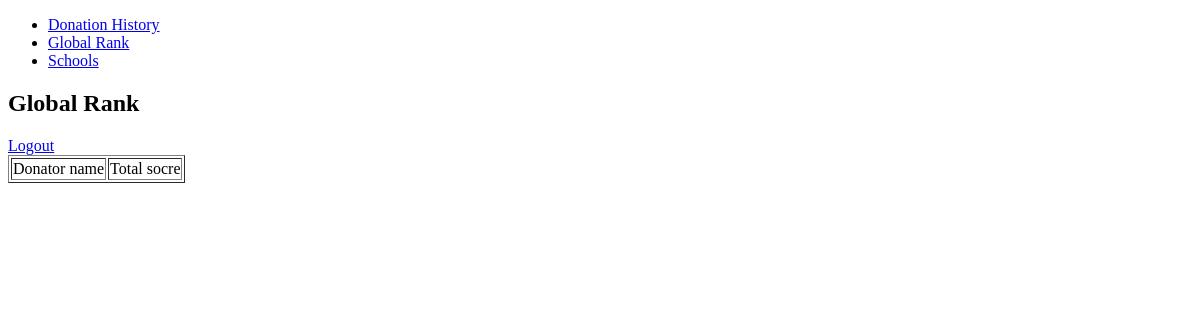
Before: /rank (signed in) with the older database file.
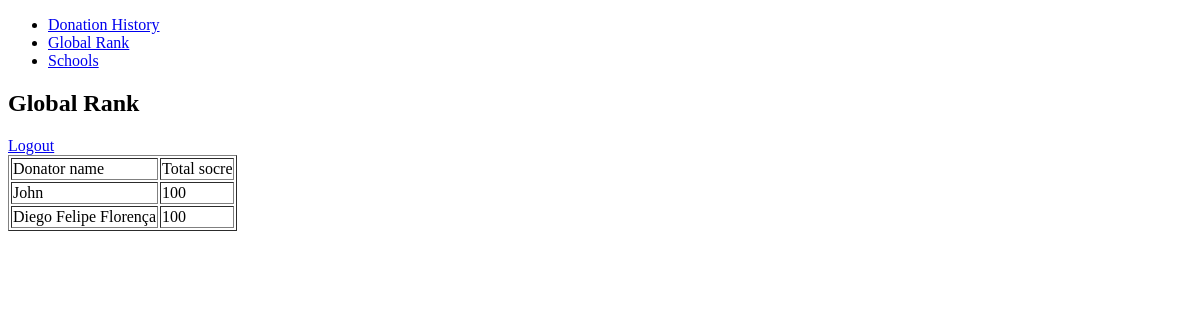
After: the same page with the newer database file.
### tables this page shows
CREATE TABLE 'users' ( 'id' INTEGER PRIMARY KEY, 'name' VARCHAR(255), 'email' VARCHAR(255), 'password' VARCHAR(255), 'photo' VARCHAR(255) );

### app.py (the view)
@app.route('/rank')
def rank():
    if 'userId' in session:
        con = sql.connect(DATABASE)
        con.row_factory = sql.Row
        cursor = con.cursor()
        cursor.execute(
            "SELECT users.name, SUM(donations.amount * items.scores) AS score FROM donations INNER JOIN items ON items.id = donations.item_id INNER JOIN users ON users.id = donations.user_id WHERE donations.received=1 GROUP BY user_id ORDER BY SUM(donations.amount * items.scores) DESC")
        rank = cursor.fetchall()
        return render_template('rank.html', rank=rank)

### templates/rank.html
{% extends "layout.html" %} {% block headerLinks %}
<li><a href="/user_page">Donation History</a></li>
<li><a href="/rank">Global Rank</a></li>
<li><a href="/schools">Schools</a></li>
{% endblock %} {% block content %}
<h2>Global Rank</h2>
<a href="/logout">Logout</a>
<table border="1">
  <thead>
    <td>Donator name</td>
    <td>Total socre</td>
  </thead>
  {% for r in rank %}
  <tr>
    <td>{{ r['name'] }}</td>
    <td>{{ r['score'] }}</td>
  </tr>
  {% endfor %}
</table>
{% endblock%}

Changed rows visible on the page:
added users: name "John", score "100"
now on this page (row unchanged): users: name "Diego Felipe Florença", score "100"
